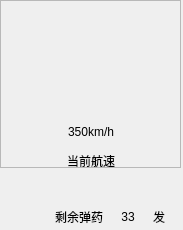
<?xml version="1.0" encoding="UTF-8"?>
<ui version="4.0">
 <class>EquipmentAttibutes</class>
 <widget class="QWidget" name="EquipmentAttibutes">
  <property name="geometry">
   <rect>
    <x>0</x>
    <y>0</y>
    <width>183</width>
    <height>230</height>
   </rect>
  </property>
  <property name="styleSheet">
   <string notr="true"/>
  </property>
  <layout class="QGridLayout" name="gridLayout">
   <property name="margin">
    <number>0</number>
   </property>
   <property name="spacing">
    <number>0</number>
   </property>
   <item row="0" column="0">
    <layout class="QVBoxLayout" name="verticalLayout_3">
     <property name="spacing">
      <number>18</number>
     </property>
     <item>
      <widget class="QFrame" name="chart_frame">
       <property name="minimumSize">
        <size>
         <width>181</width>
         <height>168</height>
        </size>
       </property>
       <property name="maximumSize">
        <size>
         <width>181</width>
         <height>168</height>
        </size>
       </property>
       <property name="frameShape">
        <enum>QFrame::StyledPanel</enum>
       </property>
       <property name="frameShadow">
        <enum>QFrame::Raised</enum>
       </property>
       <widget class="ProgressBall" name="oilwidget" native="true">
        <property name="geometry">
         <rect>
          <x>130</x>
          <y>110</y>
          <width>50</width>
          <height>50</height>
         </rect>
        </property>
        <property name="minimumSize">
         <size>
          <width>50</width>
          <height>50</height>
         </size>
        </property>
        <property name="maximumSize">
         <size>
          <width>50</width>
          <height>50</height>
         </size>
        </property>
       </widget>
       <widget class="QWidget" name="layoutWidget">
        <property name="geometry">
         <rect>
          <x>50</x>
          <y>120</y>
          <width>82</width>
          <height>52</height>
         </rect>
        </property>
        <layout class="QVBoxLayout" name="verticalLayout_4">
         <item>
          <widget class="QLabel" name="label_speed">
           <property name="minimumSize">
            <size>
             <width>80</width>
             <height>22</height>
            </size>
           </property>
           <property name="styleSheet">
            <string notr="true"/>
           </property>
           <property name="text">
            <string>350km/h</string>
           </property>
           <property name="alignment">
            <set>Qt::AlignCenter</set>
           </property>
          </widget>
         </item>
         <item>
          <widget class="QLabel" name="label">
           <property name="minimumSize">
            <size>
             <width>80</width>
             <height>22</height>
            </size>
           </property>
           <property name="text">
            <string>当前航速</string>
           </property>
           <property name="alignment">
            <set>Qt::AlignCenter</set>
           </property>
          </widget>
         </item>
        </layout>
       </widget>
      </widget>
     </item>
     <item>
      <layout class="QHBoxLayout" name="horizontalLayout_2">
       <item>
        <spacer name="horizontalSpacer">
         <property name="orientation">
          <enum>Qt::Horizontal</enum>
         </property>
         <property name="sizeHint" stdset="0">
          <size>
           <width>40</width>
           <height>20</height>
          </size>
         </property>
        </spacer>
       </item>
       <item>
        <widget class="QLabel" name="zidan_logo">
         <property name="minimumSize">
          <size>
           <width>20</width>
           <height>40</height>
          </size>
         </property>
         <property name="maximumSize">
          <size>
           <width>20</width>
           <height>40</height>
          </size>
         </property>
         <property name="styleSheet">
          <string notr="true"/>
         </property>
         <property name="text">
          <string/>
         </property>
        </widget>
       </item>
       <item>
        <layout class="QVBoxLayout" name="verticalLayout_2">
         <item>
          <spacer name="verticalSpacer">
           <property name="orientation">
            <enum>Qt::Vertical</enum>
           </property>
           <property name="sizeHint" stdset="0">
            <size>
             <width>20</width>
             <height>40</height>
            </size>
           </property>
          </spacer>
         </item>
         <item>
          <layout class="QVBoxLayout" name="verticalLayout">
           <item>
            <widget class="QWidget" name="ProgressBarWidget" native="true">
             <property name="minimumSize">
              <size>
               <width>0</width>
               <height>0</height>
              </size>
             </property>
             <property name="maximumSize">
              <size>
               <width>16777215</width>
               <height>16777215</height>
              </size>
             </property>
            </widget>
           </item>
           <item>
            <layout class="QHBoxLayout" name="horizontalLayout">
             <item>
              <widget class="QLabel" name="label_danyao">
               <property name="minimumSize">
                <size>
                 <width>0</width>
                 <height>15</height>
                </size>
               </property>
               <property name="maximumSize">
                <size>
                 <width>16777215</width>
                 <height>15</height>
                </size>
               </property>
               <property name="text">
                <string>剩余弹药</string>
               </property>
              </widget>
             </item>
             <item>
              <widget class="QLabel" name="zidan_number">
               <property name="minimumSize">
                <size>
                 <width>0</width>
                 <height>15</height>
                </size>
               </property>
               <property name="maximumSize">
                <size>
                 <width>16777215</width>
                 <height>15</height>
                </size>
               </property>
               <property name="text">
                <string>33</string>
               </property>
               <property name="alignment">
                <set>Qt::AlignCenter</set>
               </property>
              </widget>
             </item>
             <item>
              <widget class="QLabel" name="label_fa">
               <property name="minimumSize">
                <size>
                 <width>0</width>
                 <height>15</height>
                </size>
               </property>
               <property name="maximumSize">
                <size>
                 <width>16777215</width>
                 <height>15</height>
                </size>
               </property>
               <property name="text">
                <string>发</string>
               </property>
              </widget>
             </item>
            </layout>
           </item>
          </layout>
         </item>
         <item>
          <spacer name="verticalSpacer_2">
           <property name="orientation">
            <enum>Qt::Vertical</enum>
           </property>
           <property name="sizeHint" stdset="0">
            <size>
             <width>20</width>
             <height>40</height>
            </size>
           </property>
          </spacer>
         </item>
        </layout>
       </item>
       <item>
        <spacer name="horizontalSpacer_2">
         <property name="orientation">
          <enum>Qt::Horizontal</enum>
         </property>
         <property name="sizeHint" stdset="0">
          <size>
           <width>40</width>
           <height>20</height>
          </size>
         </property>
        </spacer>
       </item>
      </layout>
     </item>
    </layout>
   </item>
  </layout>
 </widget>
 <customwidgets>
  <customwidget>
   <class>ProgressBall</class>
   <extends>QWidget</extends>
   <header location="global">progressball.h</header>
   <container>1</container>
  </customwidget>
 </customwidgets>
 <resources>
  <include location="EquipmentInfoResource.qrc"/>
 </resources>
 <connections/>
</ui>
